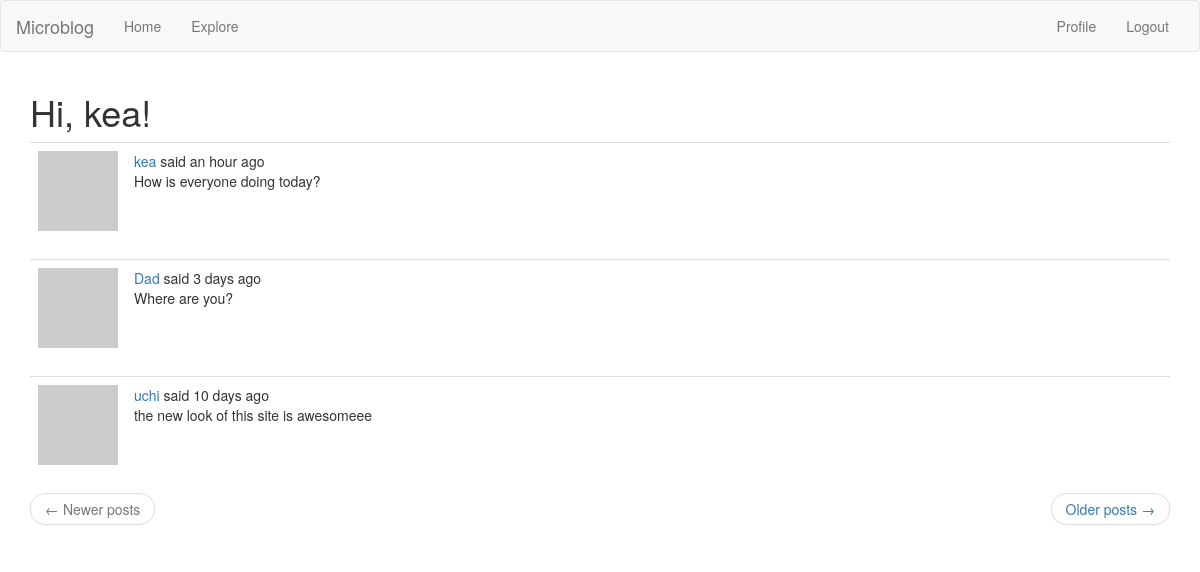
Screenshot of /explore (signed in) with the database file from the repository.
### app/models.py (models this page shows, shortened)
class User(UserMixin, db.Model):
    id = db.Column(db.Integer, primary_key = True)
    username = db.Column(db.String(64), index = True, unique = True)
    email = db.Column(db.String(120), index = True, unique = True)
    password_hash = db.Column(db.String(128))
    posts = db.relationship("Post", backref = "author", lazy = "dynamic")
    about_me = db.Column(db.String(140))
    last_seen = db.Column(db.DateTime, default = datetime.utcnow)
    followed = db.relationship("User", secondary = followers,
    primaryjoin = (followers.c.follower_id == id),
    secondaryjoin = (followers.c.followed_id == id),
    backref = db.backref("followers", lazy = "dynamic"), lazy = "dynamic")
    def avatar(self, size):
        digest = md5(self.email.lower().encode("utf-8")).hexdigest()
        return "https://www.gravatar.com/avatar/{}?d=retro&s={}".format(digest, size)

class Post(db.Model):
    id = db.Column(db.Integer, primary_key = True)
    body = db.Column(db.String(140))
    timestamp = db.Column(db.DateTime, index = True, default = datetime.utcnow)
    user_id = db.Column(db.Integer, db.ForeignKey("user.id"))
    language = db.Column(db.String(5))

### app/routes.py (the view)
@flaskApp.route("/explore")
@login_required
def explore():
    page = request.args.get("page", 1, type = int)
    posts = Post.query.order_by(Post.timestamp.desc()).paginate(page,
        flaskApp.config["POSTS_PER_PAGE"], False)
    next_url = url_for("explore", page = posts.next_num) if posts.has_next else None
    prev_url = url_for("explore", page = posts.prev_num) if posts.has_prev else None
    return render_template("index.html", title = _("Explore"), posts = posts.items,
        next_url = next_url, prev_url = prev_url)

### app/models.py (called while the page is built)
@login.user_loader
def load_user(id):
    return User.query.get(int(id))

### app/routes.py (called while the page is built)
@flaskApp.before_request
def before_request():
    if current_user.is_authenticated:
        current_user.last_seen = datetime.utcnow()
        db.session.commit()
    g.locale = str(get_locale())

### app/templates/index.html (shortened to what this page needs)
{% extends "base.html" %}
{% import 'bootstrap/wtf.html' as wtf %}
{% block app_content %}
    <h1>{{ _("Hi, %(username)s!", username = current_user.username) }}</h1>
    {% for post in posts %}
        {% include "_post.html" %}
    {% endfor %}
    <nav aria-label="...">
        <ul class="pager">
            <li class="previous{% if not prev_url %} disabled{% endif %}">
                <a href="{{ prev_url or '#' }}">
                    <span aria-hidden="true">&larr;</span> {{ _("Newer posts") }}
                </a>
            </li>
            <li class="next{% if not next_url %} disabled{% endif %}">
                <a href="{{ next_url or '#' }}">
                    {{ _("Older posts") }} <span aria-hidden="true">&rarr;</span>
                </a>
            </li>
        </ul>
    </nav>
{% endblock %}

### app/templates/_post.html (shortened to what this page needs)
<table class = "table table-hover">
    <tr>
        <td width = "70px">
            <a href = "{{ url_for('user', username = post.author.username) }}">
                <img src = "{{ post.author.avatar(70) }}">
            </a>
        </td>
        <td>
            {{ _("%(username)s said %(when)s",
                username = user_link, when = moment(post.timestamp).fromNow()) }}
            <br>
            <span id="post{{ post.id }}">{{ post.body }}</span>
        </td>
    </tr>
</table>

### rows the page displays
Post: body "How is everyone doing today?"
Post: body "Where are you?"
Post: body "the new look of this site is awesomeee"
